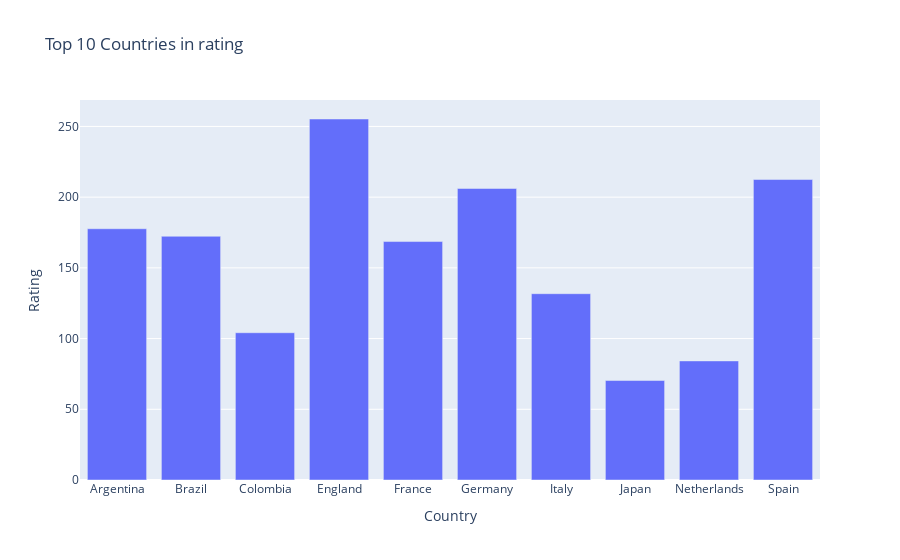

Notebook source saved alongside this figure:
### Markdown cell above
### Observation
- X-axis represent country.
- Y-axis represent overall rating.
- There are 164 countries in a dataset.

### Code cell
new_avg['rank_weighted_avg'] = pd.DataFrame(new_avg.weighted_avg.rank(method='first',ascending=False)).astype(np.int32)
new_avg = new_avg[new_avg.rank_weighted_avg < 11]
fig = px.bar(x=new_avg.Nationality, y=new_avg.weighted_avg,labels={'x':'Country','y':'Rating'},
            title='Top 10 Countries in rating')
fig.show()

### Figure 1 — Plotly figure (JSON) as saved in the notebook; plotly's stock layout.template omitted (floating-point values rounded to 4 significant figures)
{"data": [{"alignmentgroup": "True", "hovertemplate": "Country=%{x}<br>Rating=%{y}<extra></extra>", "legendgroup": "", "marker": {"color": "#636efa"}, "name": "", "offsetgroup": "", "orientation": "v", "showlegend": false, "textposition": "auto", "type": "bar", "x": ["Argentina", "Brazil", "Colombia", "England", "France", "Germany", "Italy", "Japan", "Netherlands", "Spain"], "xaxis": "x", "y": [177.7, 172.3, 104.1, 255.3, 168.6, 206.1, 131.7, 70.33, 84.2, 212.5], "yaxis": "y"}], "layout": {"autosize": true, "barmode": "relative", "legend": {"tracegroupgap": 0}, "title": {"text": "Top 10 Countries in rating"}, "xaxis": {"anchor": "y", "autorange": true, "domain": [0, 1], "range": [-0.5, 9.5], "title": {"text": "Country"}, "type": "category"}, "yaxis": {"anchor": "x", "autorange": true, "domain": [0, 1], "range": [0, 268.7], "title": {"text": "Rating"}, "type": "linear"}}}
